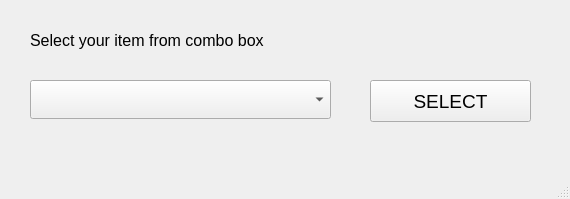
<?xml version="1.0" encoding="UTF-8"?>
<ui version="4.0">
 <class>MainWindow</class>
 <widget class="QMainWindow" name="MainWindow">
  <property name="geometry">
   <rect>
    <x>0</x>
    <y>0</y>
    <width>570</width>
    <height>199</height>
   </rect>
  </property>
  <property name="windowTitle">
   <string>MainWindow</string>
  </property>
  <widget class="QWidget" name="centralwidget">
   <widget class="QComboBox" name="comboBox">
    <property name="geometry">
     <rect>
      <x>30</x>
      <y>80</y>
      <width>301</width>
      <height>39</height>
     </rect>
    </property>
    <property name="font">
     <font>
      <pointsize>14</pointsize>
     </font>
    </property>
   </widget>
   <widget class="QPushButton" name="pushButton">
    <property name="geometry">
     <rect>
      <x>370</x>
      <y>80</y>
      <width>161</width>
      <height>42</height>
     </rect>
    </property>
    <property name="font">
     <font>
      <pointsize>14</pointsize>
     </font>
    </property>
    <property name="text">
     <string>SELECT</string>
    </property>
   </widget>
   <widget class="QLabel" name="label">
    <property name="geometry">
     <rect>
      <x>30</x>
      <y>30</y>
      <width>301</width>
      <height>21</height>
     </rect>
    </property>
    <property name="font">
     <font>
      <pointsize>12</pointsize>
     </font>
    </property>
    <property name="text">
     <string>Select your item from combo box</string>
    </property>
   </widget>
  </widget>
  <widget class="QMenuBar" name="menubar">
   <property name="geometry">
    <rect>
     <x>0</x>
     <y>0</y>
     <width>570</width>
     <height>26</height>
    </rect>
   </property>
  </widget>
  <widget class="QStatusBar" name="statusbar"/>
 </widget>
 <resources/>
 <connections/>
</ui>
